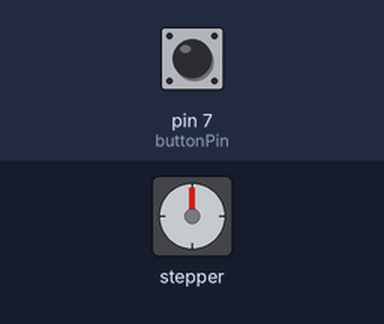
Recording of a sketch running on a simulated Arduino Uno, built with avr-gcc and run on an emulated ATmega328P. Parts: stepper motor. The inputs (shaded band) are chosen by the test bench; at power-on: pin 7 (buttonPin) HIGH. Stepper angles assume 200 steps per turn; what the sketch prints to the serial monitor is not drawn.

Above: at 1.2 s.
1.3 s: pin 7 (buttonPin) pulled LOW for 0.15 s
At 1.75 s:
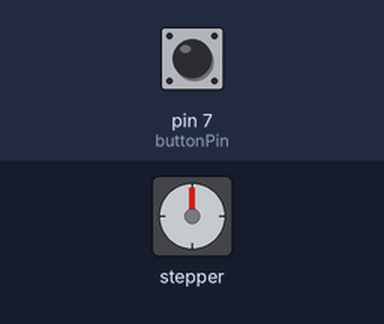
4.3 s: pin 7 (buttonPin) pulled LOW for 1 s
At 4.7 s:
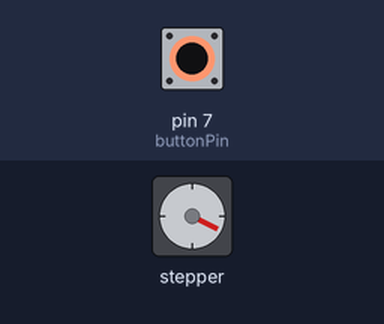
6.8 s: pin 7 (buttonPin) pulled LOW for 0.15 s
At 7.85 s:
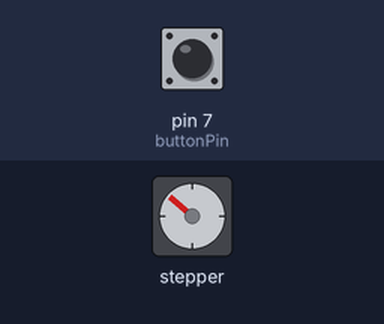
9.9 s: pin 7 (buttonPin) pulled LOW for 3.2 s
At 10.66 s:
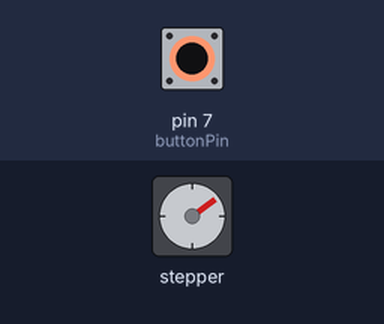
Timing chart, 0 to 17.8 s (numbered marks = the images above; inputs shaded):
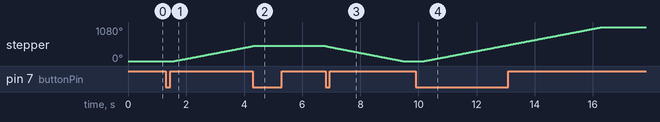

Measured:
- after the input at 1.3 s, stepper: keeps turning clockwise at about 177°/s, starting after 0.30 s
- after the input at 4.3 s, stepper: stops changing and stays 477°
- after the input at 6.8 s, stepper: turns 477° counter-clockwise in 2.7 s, starting at once
- after the input at 9.9 s, stepper: turns 1080° clockwise in 6.1 s, starting after 0.30 s

The sketch:

stepmotor_met_limiet_instellen.ino
```cpp
#include <Stepper.h>

// ====== Instellingen ======
const int stepsPerRevolution = 200;   // pas aan voor jouw motor (bijv. 2048 voor 28BYJ-48)
Stepper myStepper(stepsPerRevolution, 8, 9, 10, 11);  // pinnen naar IN1–IN4

const int buttonPin = 7;  // drukknop op pin 7

int buttonState = HIGH;
int lastButtonState = HIGH;

int state = 0; // 0 = stilstand, 1 = draaien vooruit, 2 = gestopt, 3 = terugdraaien
long stepCounter = 0;          // houdt bij hoeveel stappen er zijn gemaakt
const long maxSteps = stepsPerRevolution * 3;  // limiet: 3 volledige toeren

void setup() {
  pinMode(buttonPin, INPUT_PULLUP);  // knop naar GND
  myStepper.setSpeed(30);            // snelheid in rpm
  Serial.begin(9600);
  Serial.println("Systeem opgestart: motor staat stil.");
  Serial.println("1x druk = vooruit (max 3 toeren), volgende druk = terugdraaien.");
}

void loop() {
  buttonState = digitalRead(buttonPin);

  // Detecteer knopdruk (HIGH → LOW overgang)
  if (lastButtonState == HIGH && buttonState == LOW) {
    // knop ingedrukt
    state++;

    // speciale logica: als motor al 3 toeren heeft gedaan, skip stap 2 (stop)
    if (stepCounter >= maxSteps && state == 2) {
      state = 3; // direct naar terugdraaien
    }

    if (state > 3) state = 1; // terug naar begin van cyclus

    switch (state) {
      case 1:
        stepCounter = 0; // reset teller
        Serial.println("1️⃣ Motor gestart (vooruit, max 3 toeren).");
        break;

      case 2:
        Serial.print("2️⃣ Motor gestopt. Gedraaide stappen: ");
        Serial.println(stepCounter);
        break;

      case 3:
        Serial.print("3️⃣ Motor draait terug: ");
        Serial.print(stepCounter);
        Serial.println(" stappen...");
        myStepper.step(-stepCounter); // evenveel stappen terug
        Serial.println("Terug op startpositie, motor stil.");
        state = 0; // terug naar stilstand
        break;
    }

    delay(300); // debounce
  }

  lastButtonState = buttonState;

  // Motor draait alleen vooruit zolang state == 1 en limiet niet bereikt is
  if (state == 1) {
    if (stepCounter < maxSteps) {
      myStepper.step(1);
      stepCounter++;
    } else {
      // automatisch stoppen als limiet is bereikt
      Serial.println("🔸 Limiet van 3 toeren bereikt, motor stopt automatisch.");
      state = 2; // ga naar stoptoestand
    }
  }
}
```
